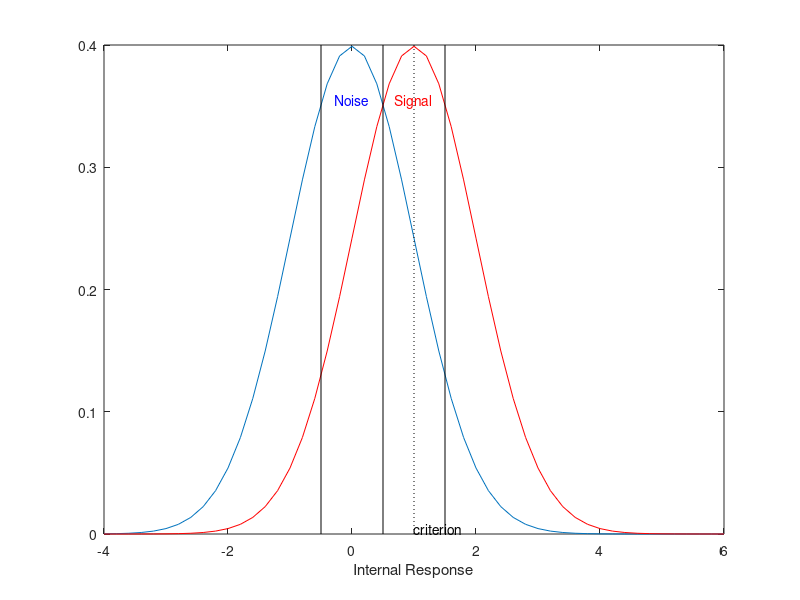
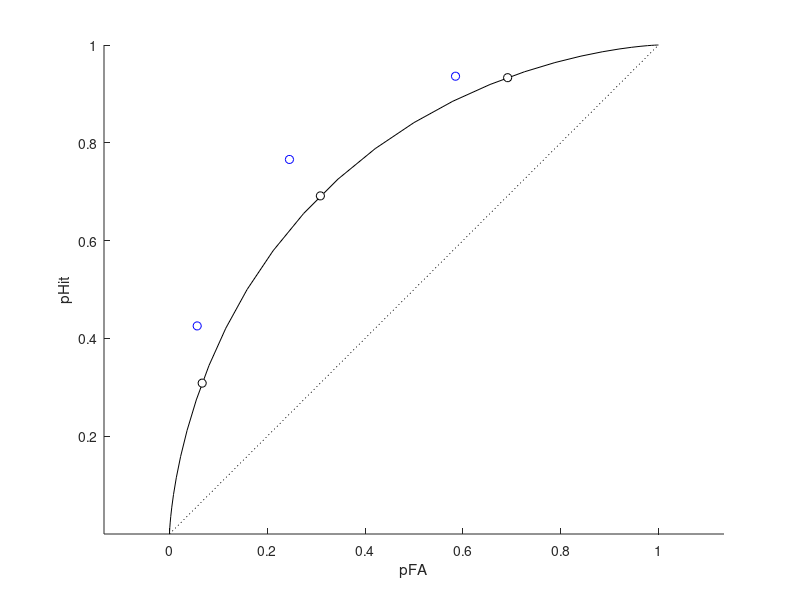

The MATLAB source for these figures, in order: (Note: this script raises an error after producing the figures.)
%% Psychophysics Tutorial I: Signal Detection Theory and 2AFC
%
% Written June, 2012 by G.M. Boynton
%
% This is the first Psychophysics tutorial, covering Signal Detection
% Theory, ROC curves and the 2AFC paradigm.  See also the sdtTutorial which
% covers some of the same material.
%
% Written by G.M. Boynton for CSHL 2012
%
% requires the folder 'Psychophysics' to be added to the path

%addpath('Psychophysics');

%% Signal Detection Theory
%
% Suppose you want to determine if a subject can reliably detect a weak
% stimulus.  The simplest experiment would be to present this stimulus over
% multiple trials and ask if the subject saw it.  But this won't work
% because, for example, the subject could simply say 'yes'on each trial.
% To alleviate this catch trials can be included to keep the subject from
% cheating.
%
% Now suppose you introduce catch trials (no stimulus trials) randomly on
% half of the trials.  The subject's task is to determine if the signal was
% present on any given trial.  Stimulus present trials are called 'signal'
% trials, and stimulus absent trials are called 'noise' trials. A subject
% that guesses, or says 'yes' or 'no' on every trial will be performing at
% 50%, or chance level.  No more cheating.
%
% There is a range of stimulus intensities where a subject will perform
% somewhere between chance and 100% correct performance.  The presence of
% such a 'soft' threshold is most commonly explained in terms of Signal
% Detection Theory (SDT).
%
% SDT assumes that subjects base their decision on an internal response to
% a stimulus that varies trom trial to trial.  If this internal response
% exceeds some criterion, the subject reports to have perceived the
% stimulus.
%
% This trial-to-trial variability of the internal response could be due to
% variability in the stimulus itself (as in the case of Poisson noise for
% very dim lights), or to random neuronal noise at the sensory
% representation of the stimulus, or due to higher level variability in the
% attentional or motivational state of the subject.  
%
% Most commonly, this variability is modeled as a norrmal distribution
% centered around some mean. The simplest implementation has the mean
% response for the noise trials be zero and signal trials some larger
% value, with the standard deviations of the signal and noise responses the
% same.  
%
% Here are some example parameters all in a single structure 

p.noiseMean = 0;   
p.signalMean = 1;
p.sd = 1;

%%
% Here is a graph of the probability distribution for the internal
% responses to signal and noise trials:

z = -4:.2:6;  %response-axis sampling points

noise.y  = normpdf(z,p.noiseMean,p.sd);
signal.y = normpdf(z,p.signalMean,p.sd);

figure(1)
clf
plot(z,noise.y);
hold on
plot(z,signal.y,'r-');

ylim = get(gca,'YLim');

text(p.noiseMean,ylim(2)*.9,'Noise','VerticalAlignment','top','HorizontalAlignment','center','Color','b');
text(p.signalMean,ylim(2)*.9,'Signal','VerticalAlignment','top','HorizontalAlignment','center','Color','r');
xlabel('Internal Response');
%%
% We next need to set a criterion value for determining what internal
% reponses lead to 'Yes' responses.  We'll show it in the figure:

p.criterion = 1;
plot(p.criterion*[1,1],ylim,'k:');

hcrit = text(p.criterion,0,'criterion','VerticalAlignment','bottom','HorizontalAlignment','left');

%%
% On any trial, one of four things will happen. Either the signal is
% present or absent crossed with the subject reporting 'yes' or 'no'.
% Trial types are labeled this way:
%
%           |         Response     |
%  Signal   |  "Yes"    |  "No"    |
%  ---------------------------------
%  Present  |    Hit    |  Miss    |
%           |           |          |
%  ---------+-----------+----------|
%  Absent   |  False    | Correct  |
%           |  Alarm    | Rejection|
%  ---------------------------------
%
% It's easy to see that SDT predicts the probability of each of these four
% trial types by areas under the normal curve.  The probability of a hit is
% the probability of drawing a value above the criterion, given that it
% came from the signal distribution:
%
pHit = 1-normcdf(p.criterion,p.signalMean,p.sd)

%%
% And the probability of a false alarm is:
%
pFA =  1-normcdf(p.criterion,p.noiseMean,p.sd)

%% 
% The whole table looks like this:

disp(' ');
disp('           |         Response     |')
disp('  Signal   |  "Yes"    |  "No"    |')
disp('  ---------------------------------')
fprintf('  Present  |   %3.1f%%   |   %3.1f   |\n',100*pHit,100*(1-pHit));
disp('  ---------+-----------+----------|');
fprintf('  Absent   |   %3.1f     |   %3.1f   |\n',100*pFA,100*(1-pFA));
disp('  ---------------------------------');

%%
% Since half the trials are signal trials, the overall performance will be
% the average of the hit and correction rate:

PC = (pHit + (1-pFA))/2;  %proportion correct
fprintf('  Percent Correct: %5.2f%%\n',100*PC);

%%
% Play around with the parameters. See how:
%
% 1) If you shift your criterion very low or high performance will be at
% chance.
%
% 2) Performance is maximized when it's halfway between the signal and noise
% means.  This is the criterion an 'ideal observer' should choose. 
%
% 3) Performance increases as either the standard deviations decrease or
% the difference between signal and noise mean increases.
%
% 4) You can offset an increase between signal and noise means by
% increasing the standard deviation by the same amount.  The model is
% over-parameterized.

%% D-prime
%
% The goal of a psychophysicist is to learn something about the 'internal'
% response to a stimulus based on a behavioral responses.  In SDT terms, we
% want to know the strength of the internal response to the signal relative
% to the noise.  Formally, this is defined as the difference between the
% signal and noise means in standard deviation units and is called d-prime:
%
dPrime = (p.signalMean-p.noiseMean)/p.sd;
fprintf(sprintf('  dPrime =    %5.2f\n',dPrime));

%% Estimating d-prime from Hits and False Alarms
%
% You should see that simply reporting percent correct in a yes/no
% experiment is a problem because performance varies with criterion: you
% cannot estimate d-prime from percent correct alone.
%
% Fortunately we can estimate d-prime by finding the difference in the
% corresponding z-values from the hit and false alarm rates:

zHit = norminv(pHit)
zFA = norminv(pFA)

dPrimeEst = zHit-zFA

%%
% This is a 'criterion' free estimate of d-prime, and is what is often
% reported instead of percent correct for a Yes/No experiment.
%
% Play again with parameters.  See how dPrimeEst stays constant for
% different criterion values.


%% The ROC curve
%
% The criterion determines the trade-off between hits and false alarms.  A
% low (liberal) criterion is sure to get a hit but will lead to lots of
% false alarms. A high (conservative) criterion will miss a lot of signals,
% but will also minimize false alarms.  This trade-off is typically
% visualized in the form of a 'Reciever Operating Characteristic' or ROC
% curve.  An ROC curve is a plot of hits against false alarms for a range
% of criterion values:

pHits = 1-normcdf(z,p.signalMean,p.sd);
pFAs  = 1-normcdf(z,p.noiseMean,p.sd);
figure(2)
clf
hold on
plot([0,1],[0,1],'k:');
axis equal
axis tight
xlabel('pFA');
ylabel('pHit');
plot(pFAs,pHits,'k-');

%%
% We can plot our example hit rate against false rate too:
plot(pFA,pHit,'ko','MarkerFaceColor','w');

%%
% Play around again.  See how:
%
% 1) The point in the ROC curve moves around as you vary the criterion.  
%
% 2)The 'bow' of the ROC curve varies with d-prime (either by increasing
% the signal mean or reducing the standard deviation.

%% Area under the ROC curve
%
% You hopefully saw that increasing d-prime increases the bow of the ROC
% curve away from the diagonal.  A measure of this bowing is the area under
% the ROC curve.  This can be estimated by numerically integrating the
% sampled curve.  We'll use Matlab's 'trapz' function. (The negative sign
% is to undo the fact that the ROC curve traces from left-to-right for
% increasing criterion values).

ROCarea = -trapz(pFAs,pHits)


%%
% We'll see later that this area has a special meaning - it's the percent
% correct that is expected in a two-alternative forced choice (2AFC)
% experiment.


%% The relationship between d-prime and the area under the ROC curve
%
% d-prime can be calculated from the area under the ROC curve by:

dPrimeFromArea = sqrt(2)*norminv(ROCarea)

%%
% The calculus behind this is interesting but we'll pass on it. 

%% Simulating a Yes/No experiment
%
% Next we'll use SDT to simulate a subject's response to a series of trials
% in a Yes/No experiment and estimate the d-prime value that was used in
% the simulation

nTrials = 100;
isSignal = logical(floor(rand(1,nTrials)+.5));  %coin flip for each trial

%
% Generate the internal response for each trial
x = randn(1,nTrials)*p.sd;  %draws from normal distribution with standard deviation sd.
x(isSignal) = x(isSignal) + p.signalMean; 
x(~isSignal) = x(~isSignal) + p.noiseMean;

% Subject responds '1' if the internal response exceeds the criterion.
response = x>p.criterion;

% Calculate hits and false alarms
pHitSim = sum(response(isSignal))/sum(isSignal);
pFASim = sum(response(~isSignal))/sum(~isSignal);

% Show the simulated values in the table
disp(' ');
fprintf('Simulation of %d trials:\n',nTrials);
disp('           |         Response     |')
disp('  Signal   |  "Yes"    |  "No"    |')
disp('  ---------------------------------')
fprintf('  Present  |   %3.1f%%   |   %3.1f   |\n',100*pHitSim,100*(1-pHitSim));
disp('  ---------+-----------+----------|');
fprintf('  Absent   |   %3.1f    |   %3.1f   |\n',100*pFASim,100*(1-pFASim));
disp('  ---------------------------------');

% plot it on the ROC curve
figure(2)
hROC = plot(pFASim,pHitSim,'bo','MarkerFaceColor','w');

% calculating d-prime from pHit and pCR
zHitSim = norminv(pHitSim);
zFASim = norminv(pFASim);

dPrimeSim = zHitSim-zFASim;
fprintf('d-prime from simulation = %5.2f\n',dPrimeSim);

%%
% Compare the simulated values to the expected values from the STD model.
% You can run this section over and over to look at the variability of the
% d-prime estimate. You can see that:
%
% 1) The estimates of d-prime become more accurate with increasing number
% of trials
%
% 2) The estiamtes of d-prime become less accurate with criterion values
% that deviate from the ideal value.  This is important. we typically don't
% have control over the criterion.  If a lame subject says 'yes' or 'no'
% almost all the time then there is very litle information for estimatingJ
% d-prime.
% 
% 3) If you're motivated, add a loop to simulate a bunch of simulations to
% estimate the variability in the estimate for a range of model parameters.
%
% Simulations like this illustrate an often neglected fact:  A 'perfect'
% subject that makes decisions according to Signal Detection Theory will
% still have variability in performance from experimental run to
% experimental run.  That is, ideal observers will still generate data
% with finite-sized error bars.  Simulations can give you a feel for how
% small the erorr bars should be under ideal conditions.

%% Yes/No with rating scales
%
% One way to get around the criterion problem is to allow subjects more
% options in their response.  For example, rather than having two buttons,
% let them have four to indicate their confidence that a signal was
% present:
%
% 1: Definately no
% 2: Probably no
% 3: Probably yes
% 4: Definately yes
%
% This effectively allows the subject to have more than one criterion.  To
% model this with SDT, three criterion values will divide the internal
% response range into the four response categories:

p.criterion = [-.5,.5,1.5]; 

figure(1)
for i=1:length(p.criterion)
    plot(p.criterion(i)*[1,1],ylim,'k-');
end

%% Rating scales and the ROC curve
%
% We can visualize these criterion values on the ROC curve like we did for
% the single criterion earlier:

pHit = 1-normcdf(p.criterion,p.signalMean,p.sd);
pFA = 1-normcdf(p.criterion,p.noiseMean,p.sd);

% This will clean up the ROC plot and plot the new expected points:
figure(2)
clf
hold on
plot([0,1],[0,1],'k:');
axis equal
axis tight
xlabel('pFA');
ylabel('pHit');
plot(pFAs,pHits,'k-');

plot(pFA,pHit,'ko','MarkerFaceColor','w');

%%
% For example, pHit for the lowest point on the ROC curve corresponds to
% the probability that subject will report a 2, 3 or 4 on a signal trial.
% The next one up is for 3 or 4, and the highest is the probability of
% a hit if a subject just reponds '4'.

%% Simulating a Yes/No experiment with rating scales

nTrials = 100;
isSignal = logical(floor(rand(1,nTrials)+.5));  %coin flip for each trial

% Generate the internal response for each trial
x = randn(1,nTrials)*p.sd;  %draws from normal distribution with standard deviation sd.
x(isSignal) = x(isSignal) + p.signalMean; 
x(~isSignal) = x(~isSignal) + p.noiseMean;

critRange = [-inf,p.criterion];
response = zeros(1,nTrials);
for i=1:nTrials
    response(i) = find(x(i)>critRange,1,'last');
end

for i=1:length(p.criterion)
    pHit(i) = sum(response(isSignal==1)>i)/sum(isSignal==1);
    pFA(i) =  sum(response(isSignal==0)>i)/sum(isSignal==0);
end

figure(2)
hold on
plot(pFA,pHit,'bo','MarkerFaceColor','w');
title('');

%%
% Run this section over and over to get an idea of the variability of the
% simulation with respect to the expected values on the ROC curve.

%% Maximum likelihood fit of ROC curve
%
% You probably have the (correct) intuition that the rating scale
% information adds reliability to the estimate of d-prime. But now we have
% the problem of translating these three points on the ROC curve to a
% single estimate of d-prime.  
%
% There are a variety of ways of doing this.  One would be to use the
% cumulative normals like we did before for each of the three points on the
% ROC curve and average them.  But this doesn't seem right - different
% points should have different weights due to variability in their
% reliablity.  
%
% We'll implement a model fitting method.  You should appreciate that every
% point in the 2D ROC space corresponds to a unique pair of d-prime and
% criterion values.  That's why there is a direct translation between a
% single point on the ROC curve and d-prime.  But now we have three points
% in ROC space that don't necessarily fall on the same ROC curve.  Our goal
% is to find the single ROC curve that passes closest to the three points.
% Specifically, we need a four-parmeter fit: what d-prime and three
% criterion values best fits our observed values?
%
% To do this we need a cost function that takes in a set of model
% parameters and data points and returns a value that represents goodness
% of fit. Then we'll use Matlab's optimization routine to find the model
% parameters that minmizes this cost function.
%
% When dealing with proportions, the cost function is always in terms of
% likelihood (You should never use a least-squares criterion for
% proportional data!) Our cost function will be the probability of our
% observed data for a given set of model parameters.
%
% Suppose the first trial was a noise trial and the subject reported '1'
% (Definately no).  Looking at figure 1, the probability of this happening
% is the area under the blue curve to the left of the 1st criterion:

fprintf('Probability of responding ''1'' on a noise trial: %5.4f\n',normcdf(p.criterion(1),p.noiseMean,p.signalMean));

%%
% The probability of responding '2' is the area between the 1st and second
% criteria and so on.  The whole table of probabilities can be computed
% like this:

critRange = [-inf,p.criterion,inf];

for i=1:length(critRange)-1;
    pResp(i,1) = normcdf(critRange(i+1),p.noiseMean,p.sd)-...
        normcdf(critRange(i),p.noiseMean,p.sd);
    pResp(i,2) = normcdf(critRange(i+1),p.signalMean,p.sd)-...
        normcdf(critRange(i),p.signalMean,p.sd);
end

disp(pResp);

%%
% The first column is for noise trials, the second is for signal trials,
% and each row corresponds to each response ('1'-'4').  Verify that the sum
% of the columns add up to 1
%
% The probability of obtaining our observed data set based on these
% probabilities is the product of the probabilities associated with each
% trial.  Multiplying 100 values that are less than 1 produces a
% ludicrously small number, so we almost always maximize log likelihood
% instead.  Acutally, we'll use the negative of the log likelihood because
% optimization routines minmize functions. The negative of the log
% likelihood of our observed data is:

cost = 0;

for i=1:length(isSignal);
    cost = cost-log(pResp(response(i),isSignal(i)+1));
end

fprintf('Negative of log likelihood: %5.4f =',cost);

%%
% I've written a function that does this because we'll need it for the
% optimization routine:

disp(logLikelihoodROC(p,isSignal,response))

%%
% To find the parameters that minimize our cost function we'll use Matlab's
% 'fminsearch' function.  I find their implementation extremely useful, but
% inflexible.  Instead, I've written a wrapper function called 'fit' that
% allows you to choose which parameters to hold fixed and which to set
% free.  It works like this:

pBest = fit('logLikelihoodROC',p,{'signalMean','criterion'},isSignal,response);

%%
% The first argument is the name of the cost function.  The cost function
% must take in a structure containing the model parameters as its first
% argument ('p' here).  The second argument into 'fit' is a structure
% containing the intial parameters for the model fit.  The third is a cell
% array containing the names of the fields for the parameters to be allowed
% to vary.  If the field corresponds to an array (like 'criterion' here),
% all values in the array will be set free.  The remaining fields are the
% remaining inputs into the cost function.  
%
% Look at the best-fitting parameters:
pBest

%%
% Do they resemble the original model parameters:
p

%%
% Let's draw the ROC curve for the best fitting SDT parameters in blue:

pHitsBest = 1-normcdf(z,pBest.signalMean,pBest.sd);
pFAsBest = 1-normcdf(z,pBest.noiseMean,pBest.sd);

plot(pFAsBest,pHitsBest,'b-');

%%
% And plot the estimated three ROC points from the model on the blue curve
pHitBest = 1-normcdf(pBest.criterion,pBest.signalMean,pBest.sd);
pFABest = 1-normcdf(pBest.criterion,pBest.noiseMean,pBest.sd);
plot(pFABest,pHitBest,'bo','MarkerFaceColor','b');

%%
% Our estimate of d-prime is then simply:
dPrimeEst = (pBest.signalMean-pBest.noiseMean)/pBest.sd;
fprintf('Estimated d-prime: %5.2f\n',dPrimeEst);

%%
% Run this over and over to get a feel for the variability of the estimate
% of d-prime.  Does the rating scale provide a more reliable estimate of
% d-prime than the standard Yes/No experiment?  You can test this more
% formally by repeating a bunch of simulations.
    
%% Two-alternative forced choice (2AFC)
%
% Another way to avoid the criterion problem is to use a
% two-alternative-forced-choice paradigm (2AFC) where a trial consists of
% both a signal and noise draw in either random temporal order or spatial
% position.  The subject must choose which draw contains the signal.  2AFC
% is easilly modelled with SDT by drawing once from the signal, and once
% from the noise distribution.  The subject decides that the signal came
% from the draw with the larger value.  
%
% Let's get rid of the 'criterion' field:

if isfield(p,'criterion')
    p = rmfield(p,'criterion');
end

%%
% Here's a simulation:
% as before...
nTrials = 100;

x= randn(2,nTrials);
x(1,:) = x(1,:)*p.sd + p.noiseMean;
x(2,:) = x(2,:)*p.sd + p.signalMean;

response = x(2,:)>x(1,:);

%%
% Response is 1 for correct trials, when the draw from the signal exceeds
% the noise draw.
%
% Overall performance is the mean of the response vector:
pc2AFC = mean(response);
fprintf('Percent correct: %5.3f\n',pc2AFC);

%%
% Note that percent correct is greater than the best percent correct in the
% yes/no experiment.  
%
% Here's something interesting: the expected percent correct in 2AFC should
% be equal to the area under the ROC curve:

fprintf('Area under ROC:  %5.3f\n',ROCarea);

%%
% Run this section several times over to convince yourself that this is
% true. This means that d-prime can be directly estimated from percent
% correct for a 2AFC experiment (because d-prime is directly related to
% area under the ROC curve).

dPrimeFrom2AFC = sqrt(2)*norminv(pc2AFC);

fprintf('d-prime estimated from 2AFC simulation: %5.2f\n',dPrimeFrom2AFC);

%%
% How reliable is this estimate of d-prime?  An interesting exercise would
% be to measure the standard deviation of the d-prime estimates for
% repeated simulations of the standard Yes/No, the Yes/No rating method,
% and the 2AFC method.  Which wins?

%% N alternative forced choice 
%
% Forced choice experiments can include more than two options.  For
% example, suppose a target could appear randomly in one of four spatial
% positions.  This can be modeled with SDT as taking three samples from the
% noise distribution and one from the signal distribution.  Like for 2AFC,
% the subject chooses the location with that generated the largest
% response. A correct response occurs when the draw from the signal
% distribution exceeds the maximum of the noise draws.  This is easy to
% simulate:

nTrials = 100;

p.noiseMean  = 0;
p.signalMean  =1;
p.sd = 1;

nAlternatives = 4;

signal = randn(1,nTrials)*p.sd+p.signalMean;  %one draw from signal
noise= randn(nAlternatives-1,nTrials)*p.sd+p.noiseMean; %three from noise

response = signal>max(noise);  

PC4AFC = mean(response)

%%
% There is a solution (using numerical integration) for percent correct for
% an NAFC experiment:

dPrime = (p.signalMean-p.noiseMean)/p.sd;
z = linspace(-5,5,501);
dz = z(2)-z(1);

nAlternatives =4;
PC4AFCnumerical = sum(normpdf(z-dPrime).*normcdf(z).^(nAlternatives-1))*dz;

figure(3)
bar([PC4AFC,PC4AFCnumerical]);
set(gca,'XTickLabel',{'simulated','numerical'});
set(gca,'YLim',[0,1]);
ylabel('Proportion correct');

%% Divided Attention
% Let's simulate a real divided attention experiment. Again there are four
% spatial positions, but this time it's a 2AFC experiment in which a signal
% (like a grating or something) appears in one of the positions on one of
% two intervals.  The subject's job is to determine the interval that
% contained the signal, wherever it was.  Now, consider two conditions, one
% in which you have no idea which of the four conditions will have the
% signal and one in which you are cued to the correct location.  It's still
% a 2AFC task, but one forces you to divide your spatial attention.  Again,
% it's easy to simulate.  

nTrials  = 100;

nPositions = 4; %divided attention (no cue to position)

%noise interval - 4 random draws
noise = randn(nPositions,nTrials)*p.sd+p.noiseMean;

%signal interval - 3 random draws, one signal draw
signal = randn(nPositions,nTrials)*p.sd;
signal(1,:) = signal(1,:)+p.signalMean;
signal(2:nPositions,:) = signal(2:nPositions,:) +p.noiseMean;

%%
% decision rule: choose the signal interval if the max of the 3 noise + 1
% signal draws exceeds the max of the four noise draws
response = max(signal,[],1)>max(noise,[],1);

PCuncued = mean(response);

%%
% If there is a cue to the spatial position, then we can assume that the
% subject ignores the thee uncued locations.  This is just a the same old
% 2AFC experiment. Equivalently we can use the same code with nPositions
% set to 1:
clear signal noise
nPositions = 1;

noise = randn(nPositions,nTrials)*p.sd+p.noiseMean;

signal = randn(1,nTrials)*p.sd;
signal(1,:) = signal(1,:)+p.signalMean;
signal(2:nPositions,:) = signal(2:nPositions,:) +p.noiseMean;

%%
% decision rule: choose the signal interval if the max of the 3 noise + 1
% signal draws exceeds the max of the four noise draws
response = max(signal,[],1)>max(noise,[],1);
PCcued = mean(response);

figure(3)
bar([PCuncued,PCcued]);
set(gca,'XTickLabel',{'uncued','cued'});
set(gca,'YLim',[.5,1]);
ylabel('Proportion correct');

%%
% This result is both obvious and deep. Imagine viewing this graph before
% going through the tutorial.  Suppose spatial attention leads to enhanced
% responses in neurons with receptive fields at potential relevant
% locations.  Suppose also that attention is resource limited so that
% dividing your attention leads to a weaker attentional gain for each
% location compared to the cued condition.  Like the spotlight of attention
% has a fixed amount of stuff to spread around. Finally, assume that a gain
% change can help performance by increasing the signal-to-noise ratio of.
% It would follow that weaker gain changes for the uncued (divided
% attention) condition should lead to poorer performance,
% 
% This argument is all over the attention field. But this simulation shows
% that you can get strong behavioral effects for attention without any gain
% changes at all!  This idea was was elegantly described by John Palmer in
% the 80's, was largely ignored in the 90's and 00's, but has returned
% recently in light of optical imaging and fMRI results showing that V1
% responses don't seem to change much with divided attention.
